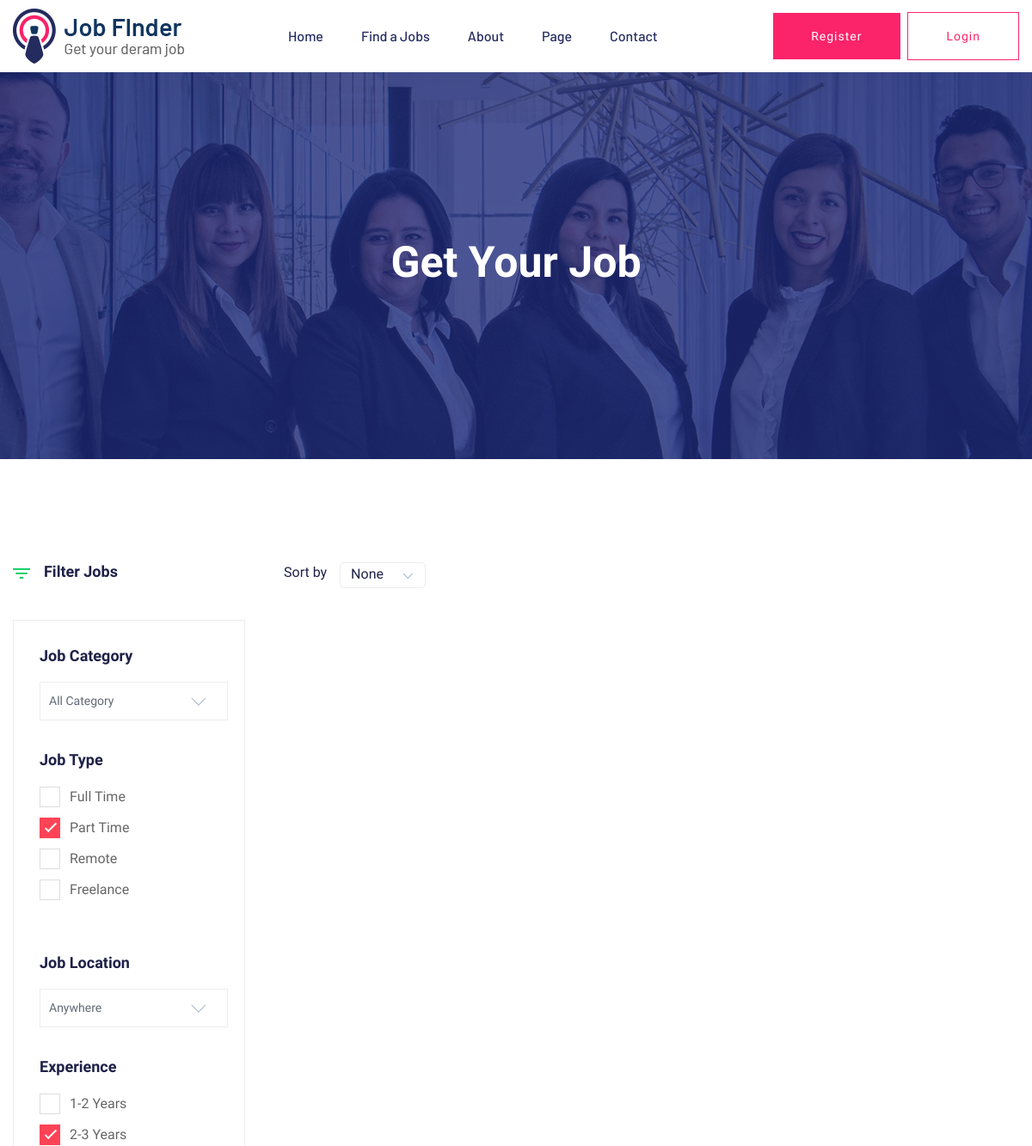
Before: /job_listing/ (upper part) with the older database file.
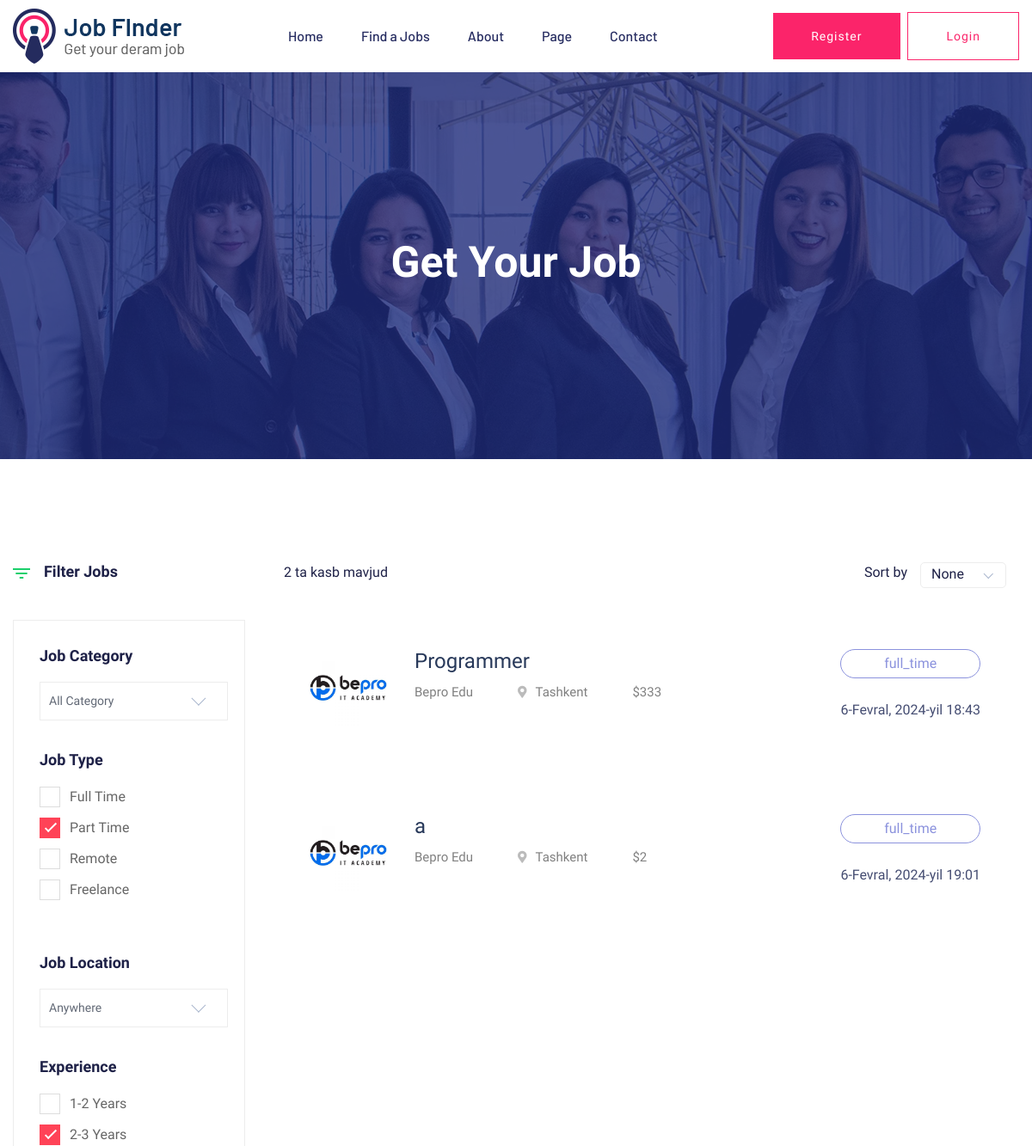
After: the same page with the newer database file.
### pages/models.py (models this page shows, shortened)
class Job(models.Model):
    job_type_select = (
        ('full_time', 'full_time'),
        ('part_time', 'part_time'),
        ('remote', 'remote'),
        ('freelance', 'freelance'),
    )
    job_name = models.CharField(max_length=30)
    company_name = models.CharField(max_length=50)
    location = models.CharField(max_length=255)
    salary = models.PositiveIntegerField()
    job_description = models.TextField()
    skills = models.CharField(max_length=255)
    experience = models.CharField(max_length=255)
    job_about = models.CharField(max_length=255)
    job_category = models.ForeignKey(Category, on_delete=models.CASCADE)
    pub_date = models.DateTimeField('date published', auto_now_add=True)
    phone_number = models.CharField(max_length=20, validators=[RegexValidator(r'^\+?1?\d{9,15}$', message="Telefon raqamini to'g'ri kiriting.")])
    email = models.EmailField()
    company_web_site = models.URLField()
    job_img = models.ImageField(upload_to='images/job_img/')
    job_type = models.CharField(choices=job_type_select, max_length=25)

### pages/views.py (the view)
# urls.py: path('job_listing/', Job_Listing, name='job_listing'),
def Job_Listing(request):
    featured_jobs = Job.objects.all()
    count_job = Job.objects.count()
    context = {
        'featured_jobs':featured_jobs,
        'count_job':count_job,
    }
    return render(request, 'job_listing.html', context)

### templates/job_listing.html (shortened to what the changed rows need)
<!doctype html>
<html class="no-js" lang="zxx">
    {% include "header.html" %}
   <body>
    <main>
        <div class="slider-area ">
            <div class="single-slider section-overly slider-height2 d-flex align-items-center" data-background="/static/img/hero/about.jpg">
                <div class="container">
                    <div class="row">
                        <div class="col-xl-12">
                            <div class="hero-cap text-center">
                                <h2>Get your job</h2>
                            </div>
                        </div>
                    </div>
                </div>
            </div>
        </div>
        <div class="job-listing-area pt-120 pb-120">
            <div class="container">
                <div class="row">
                    <div class="col-xl-9 col-lg-9 col-md-8">
                        <section class="featured-job-area">
                            <div class="container">
                                <div class="row">
                                    <div class="col-lg-12">
                                        <div class="count-job mb-35">
                                            {% if count_job %}
                                                <span>{{count_job}} ta kasb mavjud</span>
                                            {% endif %}
                                            <div class="select-job-items">
                                                <span>Sort by</span>
                                            </div>
                                        </div>
                                    </div>
                                </div>
                                {% for x in featured_jobs %}
                                <div class="single-job-items mb-30">
                                    <div class="job-items">
                                        <div class="company-img">
                                            <a href="#"><img src="{{x.job_img.url}}" width="90px" alt=""></a>
                                        </div>
                                        <div class="job-tittle">
                                            <a href="#"><h4>{{x.job_name}}</h4></a>
                                            <ul>
                                                <li>{{x.company_name}}</li>
                                                <li><i class="fas fa-map-marker-alt"></i>{{x.location}}</li>
                                                <li>${{x.salary}}</li>
                                            </ul>
                                        </div>
                                    </div>
                                    <div class="items-link items-link2 f-right">
                                        <a href="#">{{x.job_type}}</a>
                                        <span>{{x.pub_date}}</span>
                                    </div>
                                </div>
                                {% endfor %}
                    </div>
                </div>
            </div>
        </div>
    </main>
    </body>
</html>

Changed rows visible on the page:
added Job: job_img (picture), job_name "Programmer", company_name "Bepro Edu", location "Tashkent", salary "333", job_type "full_time", pub_date "6-Fevral, 2024-yil 18:43"
added Job: job_img (picture), job_name "a", company_name "Bepro Edu", location "Tashkent", salary "2", job_type "full_time", pub_date "6-Fevral, 2024-yil 19:01"
Other visible differences:
{{ count_job }}: (not shown) → "2"
text now shown: "ta kasb mavjud"
